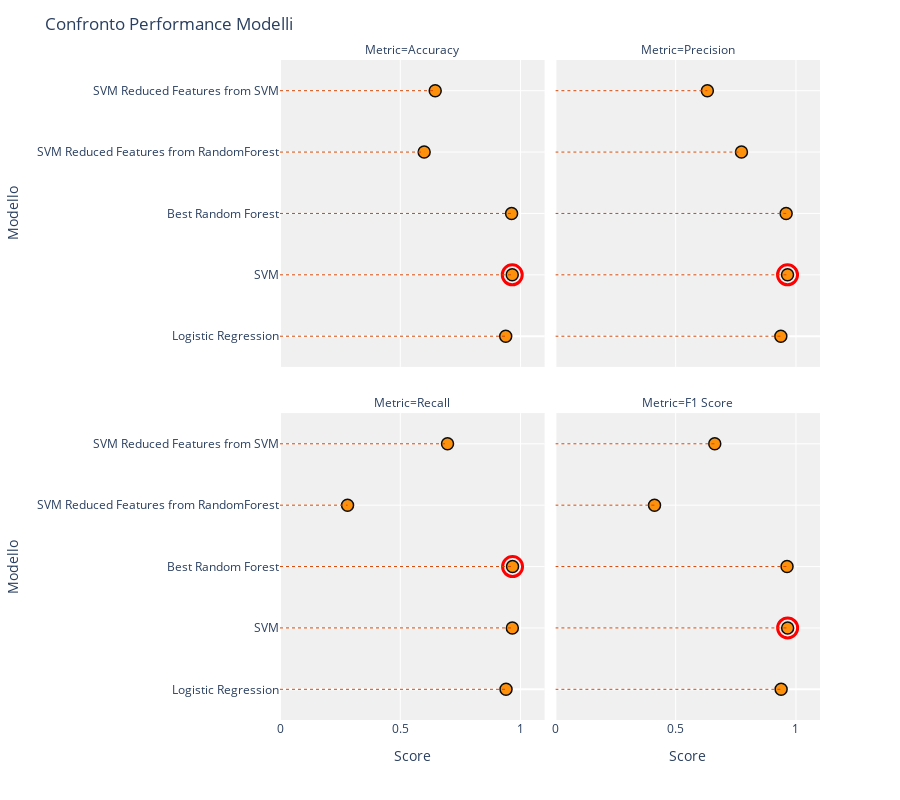

Here is the notebook cell this chart was saved with:
### Markdown cell above
# Plot dei risultati

Di seguito, il plot dei risultati sul TestSet di ogni modello provato

### Code cell
models = [
    "Logistic Regression",
    "SVM",
    "Best Random Forest",
    "SVM Reduced Features from RandomForest",
    "SVM Reduced Features from SVM",
]

accuracies = [acc_lr, acc_svm, acc_rf_raw, acc_svm_no_feature, acc_svm_no_feature2]
precisions = [precision_lr, precision_svm, precision_rf_raw, precision_svm_no_feature, precision_svm_no_feature2]
recalls = [recall_lr, recall_svm, recall_rf_raw, recall_svm_no_feature, recall_svm_no_feature2]
f1_scores = [f1_lr, f1_svm, f1_rf_raw, f1_svm_no_feature, f1_svm_no_feature2]

metrics = {
    "Accuracy": accuracies,
    "Precision": precisions,
    "Recall": recalls,
    "F1 Score": f1_scores,
}

# -------------------------
# PREPARAZIONE DATI
# -------------------------

data = []
for metric_name, values in metrics.items():
    best_val = max(values)
    for i, model in enumerate(models):
        data.append(
            {
                "Model": model,
                "Value": values[i],
                "Metric": metric_name,
                "is_best": values[i] == best_val,
            }
        )

df = pd.DataFrame(data)

# Convertiamo i modelli in coordinate numeriche
model_to_num = {model: i for i, model in enumerate(models)}
df["Model_num"] = df["Model"].map(model_to_num)

# -------------------------
# CREAZIONE FIGURA
# -------------------------

fig = px.scatter(
    df,
    x="Value",
    y="Model_num",
    facet_col="Metric",
    facet_col_wrap=2,
    color_discrete_sequence=["#FF8C00"],
    labels={"Value": "Score", "Model_num": "Modello"},
    height=800,
    hover_data={"Value": ":.5f", "Metric": False, "is_best": False},
)

# Marker più visibili
fig.update_traces(
    marker=dict(
        size=12,
        line=dict(width=1.5, color="black"),
        opacity=0.95
    )
)

# -------------------------
# CERCHI ROSSI BEST MODEL
# -------------------------

metric_list = list(metrics.keys())
best_df = df[df["is_best"] == True]

for _, row in best_df.iterrows():
    col_idx = (metric_list.index(row["Metric"]) % 2) + 1
    row_idx = 2 - (metric_list.index(row["Metric"]) // 2)

    fig.add_trace(
        go.Scatter(
            x=[row["Value"]],
            y=[row["Model_num"]],
            mode="markers",
            marker=dict(
                size=20,
                color="rgba(0,0,0,0)",
                line=dict(color="red", width=3),
            ),
            showlegend=False,
            hoverinfo="skip",
        ),
        row=row_idx,
        col=col_idx,
    )

# -------------------------
# LINEE TRATTEGGIATE
# -------------------------

for _, row in df.iterrows():
    c = (metric_list.index(row["Metric"]) % 2) + 1
    r = 2 - (metric_list.index(row["Metric"]) // 2)

    fig.add_shape(
        type="line",
        x0=0,
        y0=row["Model_num"],
        x1=row["Value"],
        y1=row["Model_num"],
        line=dict(color="rgb(213,71,5)", width=1, dash="dot"),
        row=r,
        col=c,
    )

# -------------------------
# SISTEMAZIONE ASSI
# -------------------------

for axis in fig.layout:
    if axis.startswith("yaxis"):
        fig.layout[axis].update(
            tickmode="array",
            tickvals=list(model_to_num.values()),
            ticktext=list(model_to_num.keys()),
            range=[-0.5, len(models) - 0.5],  # Padding sopra e sotto
        )

fig.update_xaxes(range=[0, 1.1], gridcolor="white")
fig.update_yaxes(gridcolor="white")

fig.update_layout(
    plot_bgcolor="rgba(230,230,230,0.6)",
    showlegend=False,
    title="Confronto Performance Modelli"
)

fig.show()

### Figure 1 — Plotly figure (JSON) as saved in the notebook; plotly's stock layout.template omitted (floating-point values rounded to 4 significant figures)
{"data": [{"customdata": [["Accuracy", false], ["Accuracy", true], ["Accuracy", false], ["Accuracy", false], ["Accuracy", false]], "hovertemplate": "Score=%{x:.5f}<br>Modello=%{y}<extra></extra>", "legendgroup": "", "marker": {"color": "#FF8C00", "line": {"color": "black", "width": 1.5}, "opacity": 0.95, "size": 12, "symbol": "circle"}, "mode": "markers", "name": "", "orientation": "v", "showlegend": false, "type": "scatter", "x": [0.9383, 0.9654, 0.9628, 0.5993, 0.6452], "xaxis": "x3", "y": [0, 1, 2, 3, 4], "yaxis": "y3"}, {"customdata": [["Precision", false], ["Precision", true], ["Precision", false], ["Precision", false], ["Precision", false]], "hovertemplate": "Score=%{x:.5f}<br>Modello=%{y}<extra></extra>", "legendgroup": "", "marker": {"color": "#FF8C00", "line": {"color": "black", "width": 1.5}, "opacity": 0.95, "size": 12, "symbol": "circle"}, "mode": "markers", "name": "", "orientation": "v", "showlegend": false, "type": "scatter", "x": [0.9372, 0.965, 0.9592, 0.7735, 0.6317], "xaxis": "x4", "y": [0, 1, 2, 3, 4], "yaxis": "y4"}, {"customdata": [["Recall", false], ["Recall", false], ["Recall", true], ["Recall", false], ["Recall", false]], "hovertemplate": "Score=%{x:.5f}<br>Modello=%{y}<extra></extra>", "legendgroup": "", "marker": {"color": "#FF8C00", "line": {"color": "black", "width": 1.5}, "opacity": 0.95, "size": 12, "symbol": "circle"}, "mode": "markers", "name": "", "orientation": "v", "showlegend": false, "type": "scatter", "x": [0.9396, 0.9659, 0.9668, 0.2808, 0.6964], "xaxis": "x", "y": [0, 1, 2, 3, 4], "yaxis": "y"}, {"customdata": [["F1 Score", false], ["F1 Score", true], ["F1 Score", false], ["F1 Score", false], ["F1 Score", false]], "hovertemplate": "Score=%{x:.5f}<br>Modello=%{y}<extra></extra>", "legendgroup": "", "marker": {"color": "#FF8C00", "line": {"color": "black", "width": 1.5}, "opacity": 0.95, "size": 12, "symbol": "circle"}, "mode": "markers", "name": "", "orientation": "v", "showlegend": false, "type": "scatter", "x": [0.9384, 0.9655, 0.963, 0.4121, 0.6625], "xaxis": "x2", "y": [0, 1, 2, 3, 4], "yaxis": "y2"}, {"hoverinfo": "skip", "marker": {"color": "rgba(0,0,0,0)", "line": {"color": "red", "width": 3}, "size": 20}, "mode": "markers", "showlegend": false, "type": "scatter", "x": [0.9654], "xaxis": "x3", "y": [1], "yaxis": "y3"}, {"hoverinfo": "skip", "marker": {"color": "rgba(0,0,0,0)", "line": {"color": "red", "width": 3}, "size": 20}, "mode": "markers", "showlegend": false, "type": "scatter", "x": [0.965], "xaxis": "x4", "y": [1], "yaxis": "y4"}, {"hoverinfo": "skip", "marker": {"color": "rgba(0,0,0,0)", "line": {"color": "red", "width": 3}, "size": 20}, "mode": "markers", "showlegend": false, "type": "scatter", "x": [0.9668], "xaxis": "x", "y": [2], "yaxis": "y"}, {"hoverinfo": "skip", "marker": {"color": "rgba(0,0,0,0)", "line": {"color": "red", "width": 3}, "size": 20}, "mode": "markers", "showlegend": false, "type": "scatter", "x": [0.9655], "xaxis": "x2", "y": [1], "yaxis": "y2"}], "layout": {"annotations": [{"font": {}, "showarrow": false, "text": "Metric=Recall", "x": 0.245, "xanchor": "center", "xref": "paper", "y": 0.465, "yanchor": "bottom", "yref": "paper"}, {"font": {}, "showarrow": false, "text": "Metric=F1 Score", "x": 0.755, "xanchor": "center", "xref": "paper", "y": 0.465, "yanchor": "bottom", "yref": "paper"}, {"font": {}, "showarrow": false, "text": "Metric=Accuracy", "x": 0.245, "xanchor": "center", "xref": "paper", "y": 1.0, "yanchor": "bottom", "yref": "paper"}, {"font": {}, "showarrow": false, "text": "Metric=Precision", "x": 0.755, "xanchor": "center", "xref": "paper", "y": 1.0, "yanchor": "bottom", "yref": "paper"}], "height": 800, "legend": {"tracegroupgap": 0}, "margin": {"t": 60}, "plot_bgcolor": "rgba(230,230,230,0.6)", "shapes": [{"line": {"color": "rgb(213,71,5)", "dash": "dot", "width": 1}, "type": "line", "x0": 0, "x1": 0.9383, "xref": "x3", "y0": 0, "y1": 0, "yref": "y3"}, {"line": {"color": "rgb(213,71,5)", "dash": "dot", "width": 1}, "type": "line", "x0": 0, "x1": 0.9654, "xref": "x3", "y0": 1, "y1": 1, "yref": "y3"}, {"line": {"color": "rgb(213,71,5)", "dash": "dot", "width": 1}, "type": "line", "x0": 0, "x1": 0.9628, "xref": "x3", "y0": 2, "y1": 2, "yref": "y3"}, {"line": {"color": "rgb(213,71,5)", "dash": "dot", "width": 1}, "type": "line", "x0": 0, "x1": 0.5993, "xref": "x3", "y0": 3, "y1": 3, "yref": "y3"}, {"line": {"color": "rgb(213,71,5)", "dash": "dot", "width": 1}, "type": "line", "x0": 0, "x1": 0.6452, "xref": "x3", "y0": 4, "y1": 4, "yref": "y3"}, {"line": {"color": "rgb(213,71,5)", "dash": "dot", "width": 1}, "type": "line", "x0": 0, "x1": 0.9372, "xref": "x4", "y0": 0, "y1": 0, "yref": "y4"}, {"line": {"color": "rgb(213,71,5)", "dash": "dot", "width": 1}, "type": "line", "x0": 0, "x1": 0.965, "xref": "x4", "y0": 1, "y1": 1, "yref": "y4"}, {"line": {"color": "rgb(213,71,5)", "dash": "dot", "width": 1}, "type": "line", "x0": 0, "x1": 0.9592, "xref": "x4", "y0": 2, "y1": 2, "yref": "y4"}, {"line": {"color": "rgb(213,71,5)", "dash": "dot", "width": 1}, "type": "line", "x0": 0, "x1": 0.7735, "xref": "x4", "y0": 3, "y1": 3, "yref": "y4"}, {"line": {"color": "rgb(213,71,5)", "dash": "dot", "width": 1}, "type": "line", "x0": 0, "x1": 0.6317, "xref": "x4", "y0": 4, "y1": 4, "yref": "y4"}, {"line": {"color": "rgb(213,71,5)", "dash": "dot", "width": 1}, "type": "line", "x0": 0, "x1": 0.9396, "xref": "x", "y0": 0, "y1": 0, "yref": "y"}, {"line": {"color": "rgb(213,71,5)", "dash": "dot", "width": 1}, "type": "line", "x0": 0, "x1": 0.9659, "xref": "x", "y0": 1, "y1": 1, "yref": "y"}, {"line": {"color": "rgb(213,71,5)", "dash": "dot", "width": 1}, "type": "line", "x0": 0, "x1": 0.9668, "xref": "x", "y0": 2, "y1": 2, "yref": "y"}, {"line": {"color": "rgb(213,71,5)", "dash": "dot", "width": 1}, "type": "line", "x0": 0, "x1": 0.2808, "xref": "x", "y0": 3, "y1": 3, "yref": "y"}, {"line": {"color": "rgb(213,71,5)", "dash": "dot", "width": 1}, "type": "line", "x0": 0, "x1": 0.6964, "xref": "x", "y0": 4, "y1": 4, "yref": "y"}, {"line": {"color": "rgb(213,71,5)", "dash": "dot", "width": 1}, "type": "line", "x0": 0, "x1": 0.9384, "xref": "x2", "y0": 0, "y1": 0, "yref": "y2"}, {"line": {"color": "rgb(213,71,5)", "dash": "dot", "width": 1}, "type": "line", "x0": 0, "x1": 0.9655, "xref": "x2", "y0": 1, "y1": 1, "yref": "y2"}, {"line": {"color": "rgb(213,71,5)", "dash": "dot", "width": 1}, "type": "line", "x0": 0, "x1": 0.963, "xref": "x2", "y0": 2, "y1": 2, "yref": "y2"}, {"line": {"color": "rgb(213,71,5)", "dash": "dot", "width": 1}, "type": "line", "x0": 0, "x1": 0.4121, "xref": "x2", "y0": 3, "y1": 3, "yref": "y2"}, {"line": {"color": "rgb(213,71,5)", "dash": "dot", "width": 1}, "type": "line", "x0": 0, "x1": 0.6625, "xref": "x2", "y0": 4, "y1": 4, "yref": "y2"}], "showlegend": false, "title": {"text": "Confronto Performance Modelli"}, "xaxis": {"anchor": "y", "domain": [0, 0.49], "gridcolor": "white", "range": [0, 1.1], "title": {"text": "Score"}}, "xaxis2": {"anchor": "y2", "domain": [0.51, 1], "gridcolor": "white", "matches": "x", "range": [0, 1.1], "title": {"text": "Score"}}, "xaxis3": {"anchor": "y3", "domain": [0, 0.49], "gridcolor": "white", "matches": "x", "range": [0, 1.1], "showticklabels": false}, "xaxis4": {"anchor": "y4", "domain": [0.51, 1], "gridcolor": "white", "matches": "x", "range": [0, 1.1], "showticklabels": false}, "yaxis": {"anchor": "x", "domain": [0, 0.465], "gridcolor": "white", "range": [-0.5, 4.5], "tickmode": "array", "ticktext": ["Logistic Regression", "SVM", "Best Random Forest", "SVM Reduced Features from RandomForest", "SVM Reduced Features from SVM"], "tickvals": [0, 1, 2, 3, 4], "title": {"text": "Modello"}}, "yaxis2": {"anchor": "x2", "domain": [0, 0.465], "gridcolor": "white", "matches": "y", "range": [-0.5, 4.5], "showticklabels": false, "tickmode": "array", "ticktext": ["Logistic Regression", "SVM", "Best Random Forest", "SVM Reduced Features from RandomForest", "SVM Reduced Features from SVM"], "tickvals": [0, 1, 2, 3, 4]}, "yaxis3": {"anchor": "x3", "domain": [0.535, 1.0], "gridcolor": "white", "matches": "y", "range": [-0.5, 4.5], "tickmode": "array", "ticktext": ["Logistic Regression", "SVM", "Best Random Forest", "SVM Reduced Features from RandomForest", "SVM Reduced Features from SVM"], "tickvals": [0, 1, 2, 3, 4], "title": {"text": "Modello"}}, "yaxis4": {"anchor": "x4", "domain": [0.535, 1.0], "gridcolor": "white", "matches": "y", "range": [-0.5, 4.5], "showticklabels": false, "tickmode": "array", "ticktext": ["Logistic Regression", "SVM", "Best Random Forest", "SVM Reduced Features from RandomForest", "SVM Reduced Features from SVM"], "tickvals": [0, 1, 2, 3, 4]}}}
